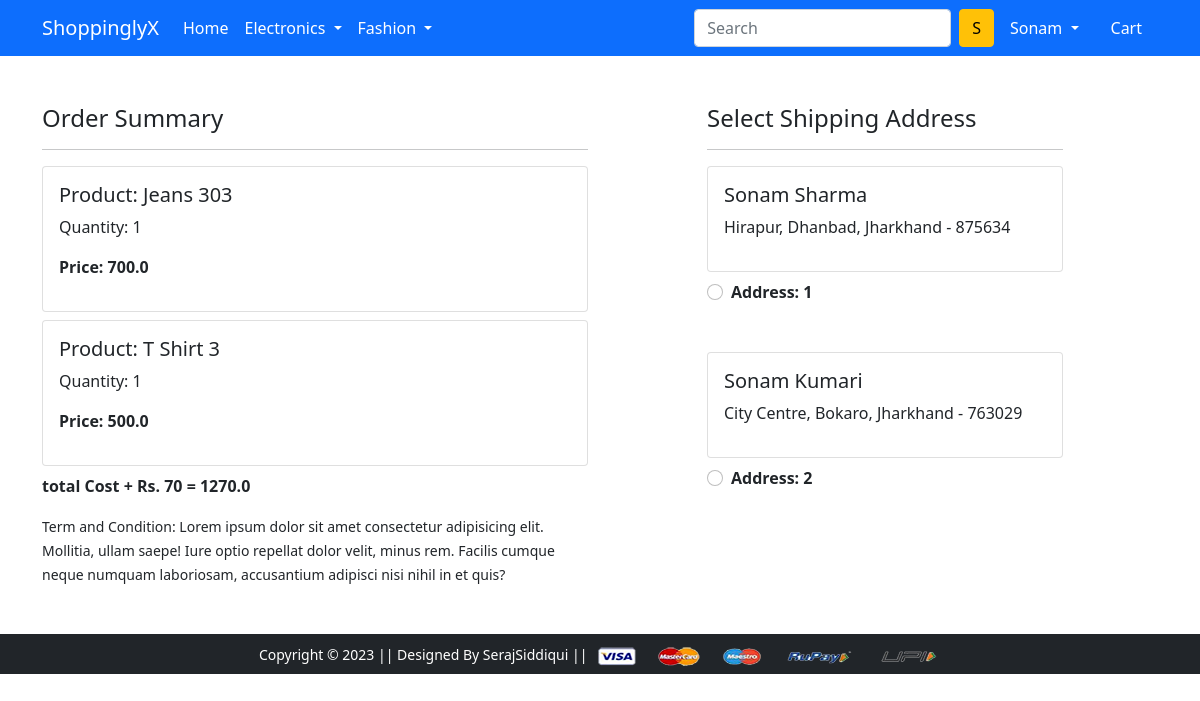
The app's page /checkout/ (signed in) with its own data.
### app/models.py (models this page shows, shortened)
class Cart(models.Model):
    user = models.ForeignKey(User, on_delete=models.CASCADE)
    product = models.ForeignKey(Product, on_delete=models.CASCADE)
    quantity = models.PositiveIntegerField(default=1)
    @property
    def total_cost(self):
        return self.quantity *self.product.discounted_price

class Product(models.Model):
    title = models.CharField(max_length=100)
    selling_price = models.FloatField()
    discounted_price = models.FloatField()
    description = models.TextField()
    brand = models.CharField(max_length=100)
    category = models.CharField(choices=CATEGORY_CHOICES, max_length=2)
    product_image = models.ImageField(upload_to='productImg')

class Customer(models.Model):
    user = models.ForeignKey(User, on_delete=models.CASCADE)
    name = models.CharField(max_length=200)
    locality = models.CharField(max_length=200)
    city = models.CharField(max_length=50)
    zipcode = models.IntegerField()
    state = models.CharField(choices=STATE_CHOICES, max_length=50)

### app/views.py (the view)
# urls.py: path('checkout/', views.checkout, name='checkout'),
@login_required
def checkout(request):
 user =request.user
 add = Customer.objects.filter(user=user)
 cart_items = Cart.objects.filter(user=user)
 amount = 0.0
 shipping_amount = 70.0
 total_amount = 0.0
 cart_product = [p for p in Cart.objects.all() if p.user == user]
 if cart_product:
  for p in cart_product:
   tempamount = (p.quantity * p.product.discounted_price)
   amount += tempamount
  total_amount = amount +shipping_amount
 cart_items = Cart.objects.filter(user=user)
 return render(request, 'app/checkout.html',{'add':add,'total_amount':total_amount, 'cart_items':cart_items})

### app/templates/app/checkout.html (shortened to what this page needs)
{% extends 'app/base.html' %}
{% load static %}
{% block main-content %}
<div class="container">
 <div class="row mt-5">
  <div class="col-sm-6">
    <h4>Order Summary</h4>
    <hr>
    {% for item in cart_items %}
      <div class="card mb-2">
        <div class="card-body">
          <h5>Product: {{item.product.title}}</h5>
          <p>Quantity: {{item.quantity}}</p>
          <p class="fw-bold">Price: {{item.total_cost}}</p>
        </div>
      </div>
    {% endfor %}
    <p class="fw-bold">total Cost + Rs. 70 = {{total_amount}}</p>
    <small>Term and Condition: Lorem ipsum dolor sit amet consectetur adipisicing elit. Mollitia, ullam saepe! Iure optio repellat dolor velit, minus rem. Facilis cumque neque numquam laboriosam, accusantium adipisci nisi nihil in et quis?</small>
  </div>
  <div class="col-sm-4 offset-sm-1">
    <h4>Select Shipping Address</h4>
    <hr>
    <form action="/paymentdone" id="myform">
    {% for ad in add %}
      <div class="card">
        <div class="card-body">
        <h5>{{ad.name}}</h5>
        <p>{{ad.locality}}, {{ad.city}}, {{ad.state}} - {{ad.zipcode}}</p>
        </div>
      </div>
        <div class="form-check mt-2 mb-5">
          <input class="form-check-input" type="radio" name="custid" id="custadd{{forloop.counter}}" value="{{ad.id}}">
          <label class="form-check-label fw-bold" for="custadd{{forloop.counter}}">
            Address: {{forloop.counter}} </label>
        </div>
    {% endfor %}
    </form>
    </div>
  </div>
</div>
{% endblock main-content %}

### app/templates/app/base.html (shortened to what this page needs)
<!doctype html>
{% load static %}
<html lang="en">
  <head>
    <link href="https://cdn.jsdelivr.net/npm/bootstrap@5.0.0-beta1/dist/css/bootstrap.min.css" rel="stylesheet">
    <link rel="stylesheet" href="{% static 'app/css/owl.carousel.min.css' %}">
    <link rel="stylesheet" href="{% static 'app/css/all.min.css' %}">
    <link rel="stylesheet" href="{% static 'app/css/style.css' %}">
  </head>
  <body>
    <nav class="navbar navbar-expand-lg navbar-dark bg-primary">
     <div class="container">
       <a class="navbar-brand" href="/">ShoppinglyX</a>
       <div class="collapse navbar-collapse" id="navbarSupportedContent">
         <ul class="navbar-nav me-auto mb-2 mb-lg-0">
           <li class="nav-item">
             <a class="nav-link active" aria-current="page" href="/">Home</a>
           </li>
           <li class="nav-item dropdown">
             <a class="nav-link dropdown-toggle text-white" href="#" id="electronicsDropdown" role="button" data-bs-toggle="dropdown" aria-expanded="false">
               Electronics
             </a>
           </li>
           <li class="nav-item dropdown">
             <a class="nav-link dropdown-toggle text-white" href="#" id="fashionDropdown" role="button" data-bs-toggle="dropdown" aria-expanded="false">
               Fashion
             </a>
           </li>
         </ul>
         <form class="d-flex">
           <input class="form-control me-2" type="search" placeholder="Search" aria-label="Search">
           <button class="btn btn-warning" type="submit">S</button>
         </form>
         <div>
          <ul class="navbar-nav me-auto mb-2 mb-lg-0">
            {% if request.user.is_authenticated %}
           <li class="nav-item dropdown mx-2">
              <a class="nav-link dropdown-toggle text-white" href="#" id="profileDropdown" role="button" data-bs-toggle="dropdown" aria-expanded="false">
                {{request.user.username|capfirst}}
              </a>
            </li>
            <li class="nav-item mx-2">
             <a href="{% url 'showcart' %}" class="nav-link text-white"> Cart </a>
            </li>
            {% endif %}
          </ul>
         </div>
       </div>
     </div>
    </nav>
    {% block main-content %} {% endblock main-content %}
    <footer class="container-fluid bg-dark text-center p-2 mt-5">
        <small class="text-white">Copyright &copy; 2023 || Designed By SerajSiddiqui || </small>
        <img src="{% static 'app/images/payment.png' %}" alt="" srcset="" class="img-fluid" height="2px">
    </footer>
  </body>
</html>

### records on screen
Cart: product "Jeans 303", quantity "1", total_cost "700.0"
Cart: product "T Shirt 3", quantity "1", total_cost "500.0"
Customer: name "Sonam Sharma", locality "Hirapur", city "Dhanbad", state "Jharkhand", zipcode "875634"
Customer: name "Sonam Kumari", locality "City Centre", city "Bokaro", state "Jharkhand", zipcode "763029"

### other values on screen
{{ request.user.username|capfirst }} "Sonam"
{{ total_amount }} "1270.0"
